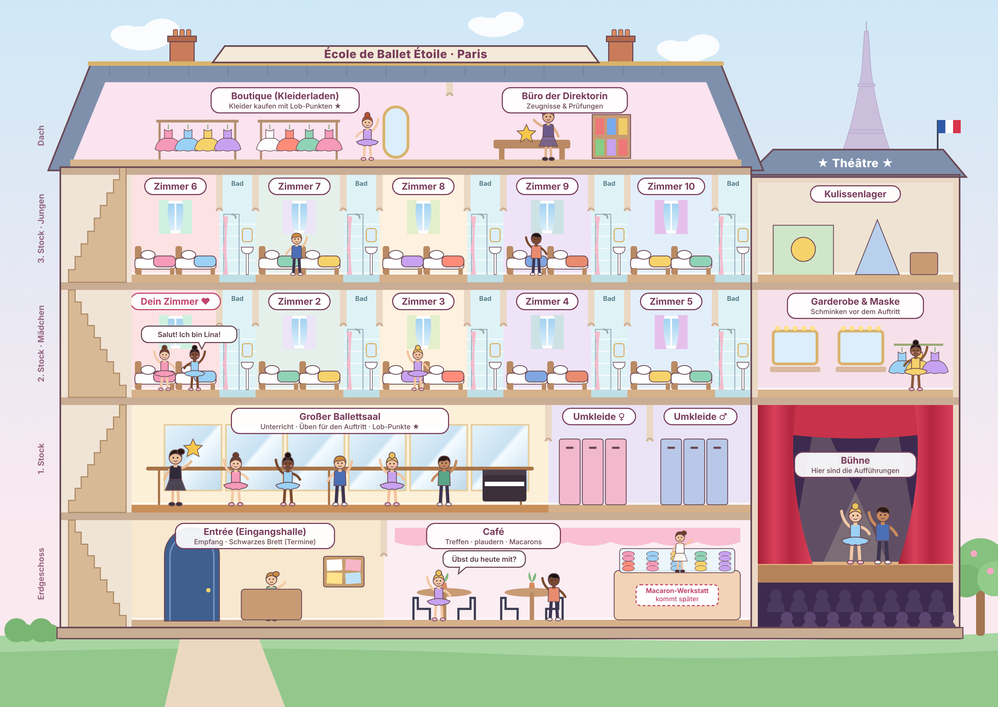
#> input picture schule_aufbau.png, 998 x 707 px, shrunk from 3640 x 2580 before the run
$ python zeichnung_freistellen.py ../schule_aufbau.png ../vergleich.png
#> lines starting #> are read from the running program, lines starting #| are printed output that depends on the picture; after the words box and inside, x2 and y2 are one past the last pixel; in counts of white or black regions, pixels touching at a corner belong together
"""Stellt eine fotografierte Buntstift-Zeichnung frei und verschönert sie.

- gleicht ungleichmäßige Beleuchtung / Papierfarbe aus
- entfernt den Papierhintergrund (transparentes PNG)
- verstärkt die Farben und glättet die Buntstift-Lücken leicht

Aufruf: python3 zeichnung_freistellen.py eingabe.jpg ausgabe.png [--crop l,o,r,u] [--schwelle 190,55]
"""
import sys
import numpy as np
from PIL import Image, ImageFilter, ImageOps, ImageEnhance


def background_estimate(rgb, scale=8):
    """Papierfarbe schätzen: Bild verkleinern, Striche wegfiltern (Max), weichzeichnen."""
    h, w = rgb.shape[:2]
    small = Image.fromarray(rgb).resize((w // scale, h // scale), Image.BILINEAR)
    for _ in range(3):
        small = small.filter(ImageFilter.MaxFilter(9))
    small = small.filter(ImageFilter.GaussianBlur(12))
    return np.asarray(small.resize((w, h), Image.BILINEAR)).astype(np.float32)


def fill_holes(mask):
    """Löcher in der Maske schließen (Flood-Fill vom Rand aus)."""
    m = Image.fromarray((mask * 255).astype(np.uint8))
    padded = ImageOps.expand(m, border=2, fill=0)
    from PIL import ImageDraw
    ImageDraw.floodfill(padded, (0, 0), 128)
    arr = np.asarray(padded)[2:-2, 2:-2]
    return arr != 128


def largest_component(mask, scale=4):
    """Größte zusammenhängende Fläche finden (auf verkleinerter Maske, BFS)."""
    from collections import deque
    h, w = mask.shape
    small = np.asarray(Image.fromarray((mask * 255).astype(np.uint8))
                       .resize((w // scale, h // scale), Image.NEAREST)) > 127
    sh, sw = small.shape
    labels = np.zeros((sh, sw), np.int32)
    best, best_size, cur = 0, 0, 0
    for y in range(sh):
        for x in range(sw):
            if small[y, x] and not labels[y, x]:
                cur += 1
                q = deque([(y, x)]); labels[y, x] = cur; size = 0
                while q:
                    cy, cx = q.popleft(); size += 1
                    for ny, nx in ((cy+1,cx),(cy-1,cx),(cy,cx+1),(cy,cx-1)):
                        if 0 <= ny < sh and 0 <= nx < sw and small[ny, nx] and not labels[ny, nx]:
                            labels[ny, nx] = cur; q.append((ny, nx))
                if size > best_size:
                    best, best_size = cur, size
    keep = Image.fromarray(((labels == best) * 255).astype(np.uint8)).resize((w, h), Image.NEAREST)
    keep = keep.filter(ImageFilter.MaxFilter(9))
    return mask & (np.asarray(keep) > 127)


def clip_to_outline(norm, mask, close=8, s=4):
    """Bereich innerhalb der Bleistift-Umrisslinie bestimmen und die Maske darauf begrenzen.
    Rechnet auf verkleinertem Bild; close = Lückenbreite (in kleinen Pixeln), die überbrückt wird."""
    lum = norm.mean(axis=2)
    sat = norm.max(axis=2) - norm.min(axis=2)
    line = (lum < 170) & (sat < 40) & mask
    h, w = mask.shape
    m = Image.fromarray((line * 255).astype(np.uint8)).resize((w // s, h // s), Image.BILINEAR)
    m = m.point(lambda v: 255 if v > 40 else 0)
    k = 2 * close + 1
    m = m.filter(ImageFilter.MaxFilter(k))                # Lücken in der Linie schließen
    core = Image.fromarray((mask * 255).astype(np.uint8)).resize((w // s, h // s), Image.BILINEAR)
    core = core.filter(ImageFilter.MinFilter(21))          # Innenbereich der Form
    inside = fill_holes((np.asarray(m) > 127) | (np.asarray(core) > 127))
    m = Image.fromarray((inside * 255).astype(np.uint8)).filter(ImageFilter.MinFilter(k))
    band = m.filter(ImageFilter.MaxFilter(5))              # schmaler Streifen um den Innenbereich
    tight = np.asarray(m.resize((w, h), Image.BILINEAR).filter(ImageFilter.GaussianBlur(4))) > 127
    band = np.asarray(band.resize((w, h), Image.BILINEAR)) > 127
    # Bleistiftlinie im Randstreifen behalten, blasse übermalte Farbe wegschneiden
    soft_line = (lum < 185) & (sat < 50)
    soft_line = np.asarray(Image.fromarray((soft_line * 255).astype(np.uint8))
                           .filter(ImageFilter.MaxFilter(3))) > 127
    # breite Flächen der Form behalten, auch wo der Umriss offen ist (nur dünne Fransen fallen weg)
    body = Image.fromarray((mask * 255).astype(np.uint8)).resize((w // s, h // s), Image.BILINEAR)
    body = body.filter(ImageFilter.MinFilter(13)).filter(ImageFilter.MaxFilter(9))
    body = np.asarray(body.resize((w, h), Image.BILINEAR).filter(ImageFilter.GaussianBlur(4))) > 127
    inside = tight | body | (band & soft_line)
    if inside.sum() > 0.6 * mask.sum():
        return mask & inside
    print("  Hinweis: Umriss nicht geschlossen, Begrenzung übersprungen")
    return mask


def _box(a, r, axis):
    """Box-Weichzeichner (Breite 2r+1) entlang einer Achse, Ränder gespiegelt."""
    if r < 1:
        return a
    pad = [(0, 0), (0, 0)]; pad[axis] = (r + 1, r)
    c = np.cumsum(np.pad(a, pad, mode="reflect"), axis=axis, dtype=np.float64)
    n = a.shape[axis]
    hi = np.take(c, np.arange(2 * r + 1, 2 * r + 1 + n), axis=axis)
    lo = np.take(c, np.arange(0, n), axis=axis)
    return ((hi - lo) / (2 * r + 1)).astype(np.float32)


def _blur_small(a, radius, s=4):
    """Gauß-ähnliches Weichzeichnen in Fließkomma auf verkleinerter Kopie (schnell, ohne Streifen)."""
    h, w = a.shape
    hs, ws = h // s, w // s
    small = a[:hs * s, :ws * s].reshape(hs, s, ws, s).mean(axis=(1, 3)).astype(np.float32)
    sigma = radius / s
    r = int(round((np.sqrt(4 * sigma * sigma + 1) - 1) / 2))
    for _ in range(3):
        small = _box(_box(small, r, 0), r, 1)
    up = Image.fromarray(small, "F").resize((w, h), Image.BILINEAR)
    return np.asarray(up)


def _normconv(color, w, radius):
    num = np.stack([_blur_small(color[..., c] / 255 * w, radius) for c in range(3)], -1) * 255
    den = _blur_small(w, radius)
    return np.clip(num / np.maximum(den[..., None], 1e-4), 0, 255), den


def _kmeans(x, k, iters=20, seed=1):
    rng = np.random.default_rng(seed)
    c = x[rng.choice(len(x), k, replace=False)]
    for _ in range(iters):
        lab = ((x[:, None, :] - c[None]) ** 2).sum(-1).argmin(1)
        c = np.array([x[lab == i].mean(0) if (lab == i).any() else c[i] for i in range(k)])
    return c


def _hue(c):
    import colorsys
    return colorsys.rgb_to_hsv(*(np.asarray(c) / 255))[0] * 360


def fill_gaps(norm, mask, k=4):
    """Fläche ganz ausmalen.
    1. Buntstiftfarben in Gruppen einteilen (gleicher Farbton = eine Gruppe).
    2. Jede Stelle gehört zu der Gruppe, die in der Umgebung am häufigsten ist -> klare Flächen.
    3. Innerhalb der Gruppe wird die Farbe der kräftigen Striche in der Nähe genommen
       (so bleiben z.B. braune Sofabeine braun). Bleistiftlinien bleiben erhalten."""
    lum = norm.mean(axis=2)
    sat = norm.max(axis=2) - norm.min(axis=2)
    line = np.clip((192 - lum) / 35, 0, 1) * np.clip((60 - sat) / 25, 0, 1) * mask
    dense = _blur_small((line > 0.5).astype(np.float32), 6, s=2)
    line = line * np.clip((dense - 0.12) / 0.15, 0, 1)
    painted = (sat > 30) & (lum < 238) & mask & (line < 0.3)

    px = norm[painted]
    sample = px[np.random.default_rng(0).choice(len(px), min(len(px), 20000), replace=False)]
    centers = _kmeans(sample, k)
    lab = ((norm[..., None, :] - centers[None, None]) ** 2).sum(-1).argmin(-1)
    hues = [_hue(c) for c in centers]
    for i in range(k):
        for j in range(i):
            d = abs(hues[i] - hues[j]); d = min(d, 360 - d)
            if d < 12:
                lab[lab == i] = j
    groups = [g for g in np.unique(lab[painted]) if (painted & (lab == g)).sum() > 200]

    strength = np.clip((sat - 30) / 50, 0, 1) ** 2
    votes, fills = [], []
    for g in groups:
        sel = painted & (lab == g)
        selw = sel.astype(np.float32)
        votes.append(_blur_small(selw, 18) + 0.3 * _blur_small(selw, 80))
        w = selw * strength
        cp = norm[sel]; ss = cp.max(1) - cp.min(1)
        base = np.median(cp[ss >= np.percentile(ss, 85)], axis=0)
        near, d1 = _normconv(norm, w, 15)
        far, d2 = _normconv(norm, w, 60)
        t1 = np.clip(d1 / 0.04, 0, 1)[..., None]
        t2 = np.clip(d2 / 0.01, 0, 1)[..., None]
        f = near * t1 + (far * t2 + base * (1 - t2)) * (1 - t1)
        fills.append(f * 0.6 + base * 0.4)   # gleichmäßiger, aber mit lokaler Farbe
    cls = np.stack(votes, -1).argmax(-1)
    fill = np.zeros_like(norm)
    for i in range(len(groups)):
        fill[cls == i] = fills[i][cls == i]

    fill = fill * 0.9 + np.minimum(norm, fill) * 0.1   # Hauch Buntstift-Struktur
    line_col = np.full(3, 95.0)
    out = fill * (1 - line[..., None]) + line_col * line[..., None]
    out = np.where(mask[..., None], out, norm)
    return np.clip(out, 0, 255)


LUM, SAT = 190, 55

def process(src, dst, crop=None):
#> called with src = '../schule_aufbau.png', dst = '../vergleich.png'
    im = Image.open(src).convert("RGB")
#> im is the input picture: PIL image 998x707 RGB; mean R, G, B 207.7, 201, 196.2
    if crop:
        im = im.crop(crop)
    rgb = np.asarray(im).astype(np.float32)

    bg = background_estimate(np.asarray(im))
#> the loop in background_estimate, `for _ in range(3):` made 3 passes
#> pass 1, in background_estimate, `small = small.filter(ImageFilter.MaxFilter(9))`:
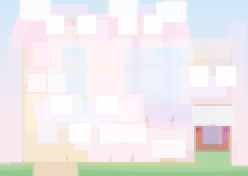
#> small: PIL image 124x88 RGB (shown 2 times larger); mean R, G, B 237.9, 234.6, 235.2
    # Beleuchtung ausgleichen: Papier -> weiß
    norm = np.clip(rgb / np.maximum(bg, 1) * 255.0, 0, 255)

    # Vordergrund: dunkler als Papier oder farbig
    lum = norm.mean(axis=2)
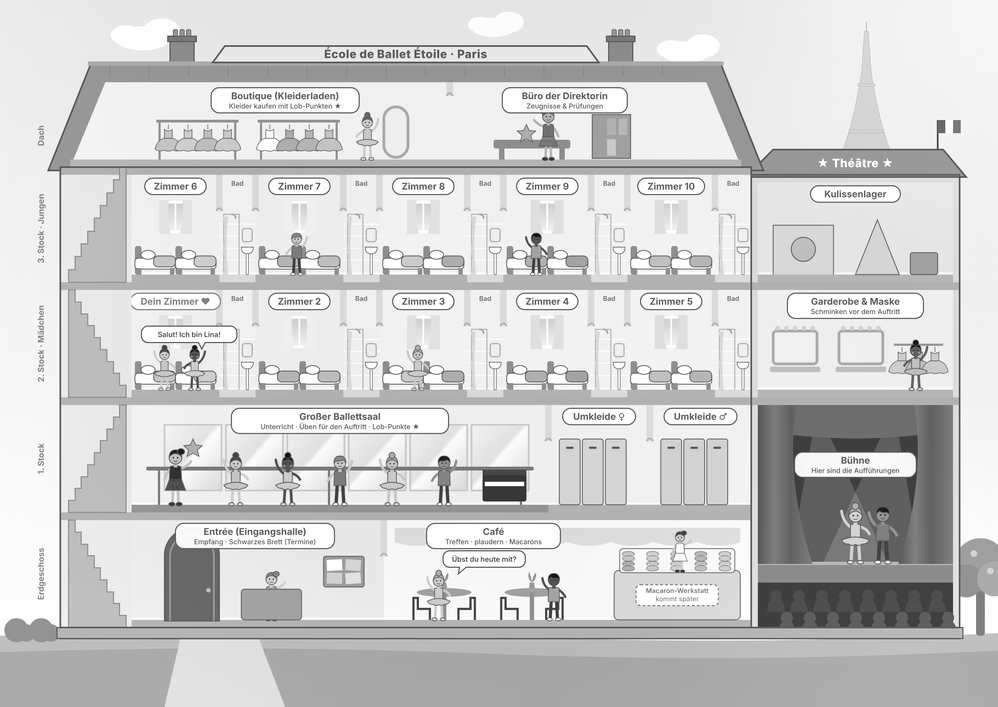
#> lum: shape (707, 998) float32; min 12.83, max 255, mean 206.2
    sat = norm.max(axis=2) - norm.min(axis=2)
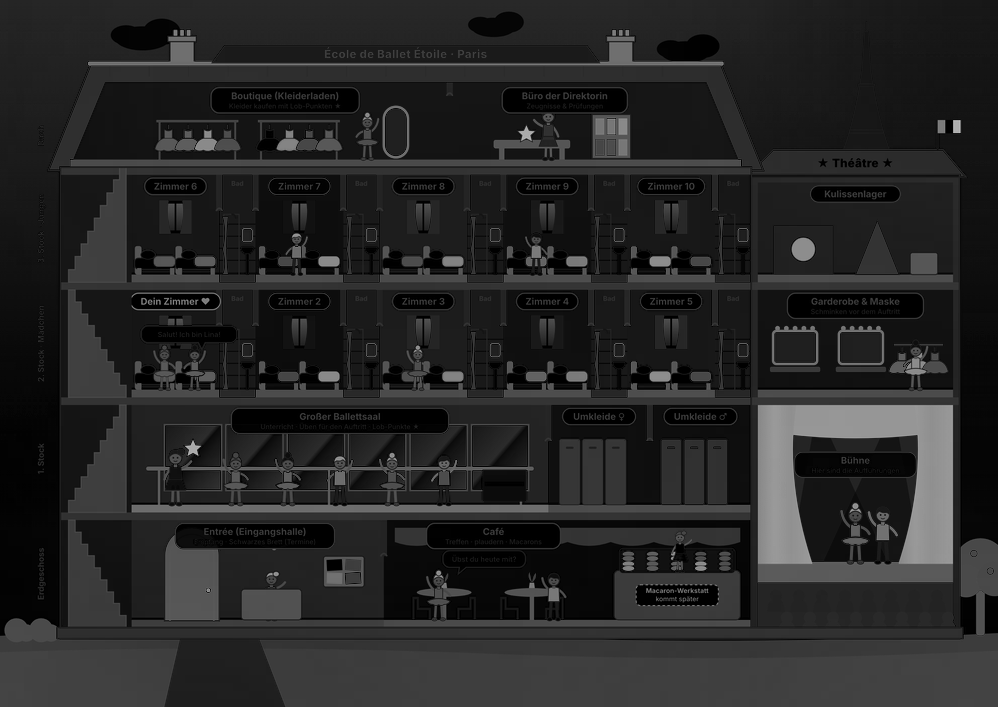
#> sat: shape (707, 998) float32; min 0, max 191, mean 38.5
    fg = (lum < LUM) | (sat > SAT)
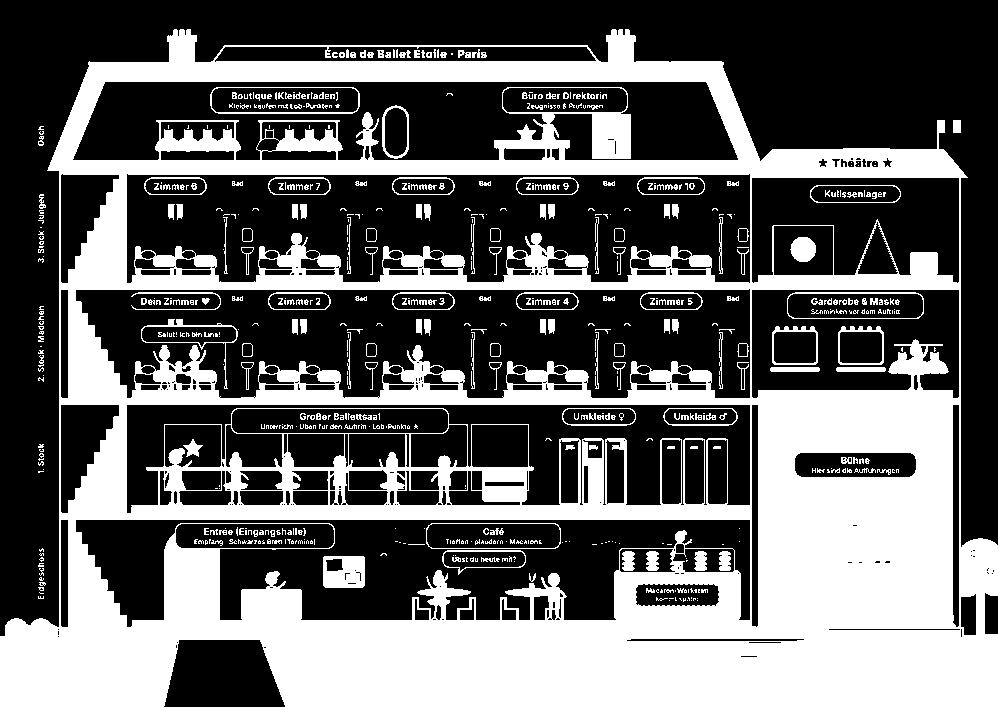
#> fg: shape (707, 998) bool; 38.5% white; 655 white regions (409 under 20 px), largest, box (x1, y1, x2, y2) and area: (0, 29, 998, 707) 250248, (323, 556, 365, 588) 1130, (790, 237, 816, 262) 511

    # Maske säubern: schließen, Löcher füllen, kleine Krümel entfernen
    m = Image.fromarray((fg * 255).astype(np.uint8))
    m = m.filter(ImageFilter.MaxFilter(15)).filter(ImageFilter.MinFilter(15))
#> m: PIL image 998x707 L; 51.3% white; 66 black regions, largest, box (x1, y1, x2, y2) and area: (0, 0, 998, 622) 122719, (300, 175, 750, 282) 28207, (422, 290, 750, 398) 20980
    m = m.filter(ImageFilter.MinFilter(5)).filter(ImageFilter.MaxFilter(5))
#> m: PIL image 998x707 L; 50.5% white; 24 black regions, largest, box (x1, y1, x2, y2) and area: (0, 0, 998, 622) 209678, (220, 520, 483, 620) 15314, (183, 290, 416, 397) 13601
    mask = fill_holes(np.asarray(m) > 127)
#> in fill_holes, `arr = np.asarray(padded)[2:-2, 2:-2]`:
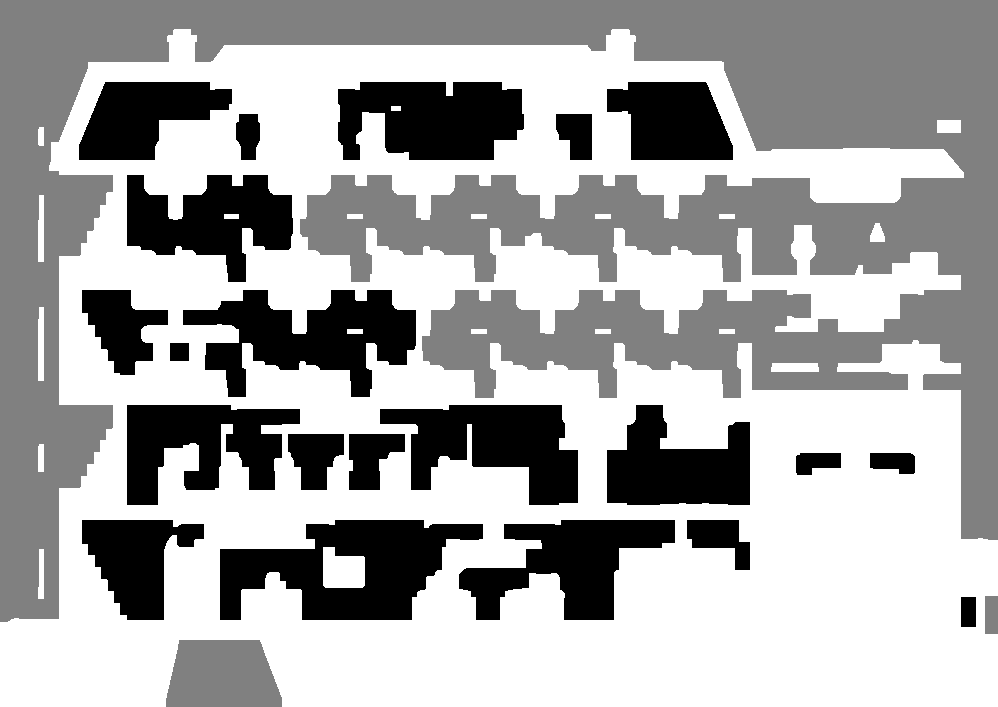
#> arr: shape (707, 998); min 0, max 255, mean 168.1

    # nur die größte zusammenhängende Form behalten (entfernt Papierreste/Schatten)
    mask = largest_component(mask)
#> after the loop in largest_component, `for y in range(sh):`:
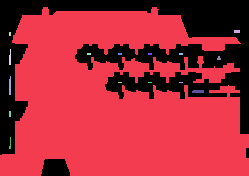
#> labels: shape (176, 249) int32; 17 distinct labels, from 0 to 16; one colour per label, 0 black

    # Fransen entfernen: dünne Ausläufer wegschneiden, Umriss glätten
    m = Image.fromarray((mask * 255).astype(np.uint8))
#> m: PIL image 998x707 L; 68.9% white; 3 black regions, box (x1, y1, x2, y2) and area: (0, 0, 998, 622) 212532, (166, 640, 282, 707) 6707, (985, 596, 998, 634) 494
    m = m.filter(ImageFilter.MinFilter(13)).filter(ImageFilter.MaxFilter(13))
#> m: PIL image 998x707 L; 68.3% white; 3 black regions, box (x1, y1, x2, y2) and area: (0, 0, 998, 622) 216266, (166, 640, 282, 707) 6707, (985, 596, 998, 634) 494
    m = m.filter(ImageFilter.GaussianBlur(6)).point(lambda v: 255 if v > 127 else 0)
#> m: PIL image 998x707 L; 68.3% white; 3 black regions, box (x1, y1, x2, y2) and area: (0, 0, 998, 622) 216883, (166, 640, 282, 707) 6649, (985, 596, 998, 634) 432
    mask = np.asarray(m) > 127
    alpha = m.filter(ImageFilter.GaussianBlur(1.5))

    # Farbe, die über den Bleistift-Umriss hinausgemalt wurde, abschneiden
    mask = clip_to_outline(norm, mask)
#> in clip_to_outline, `body = np.asarray(body.resize((w, h), Image.BILINEAR).filter(ImageFilt..`:
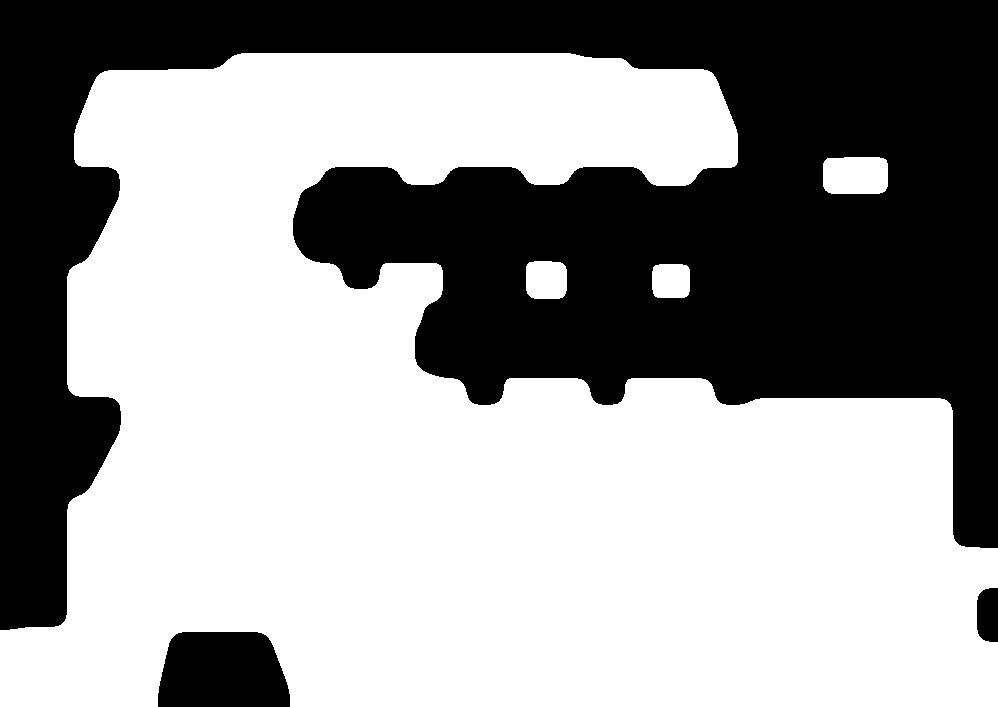
#> body: shape (707, 998) bool; 59.5% white; 3 black regions, box (x1, y1, x2, y2) and area: (0, 0, 998, 630) 276151, (158, 632, 290, 707) 8749, (977, 588, 998, 642) 1042
    m = Image.fromarray((mask * 255).astype(np.uint8))
    alpha = m.filter(ImageFilter.GaussianBlur(1.5))

    # Fläche ganz ausmalen: weiße Papierlücken mit der Farbe der Umgebung füllen
    norm = fill_gaps(norm, mask)
#> in _kmeans, `c = x[rng.choice(len(x), k, replace=False)]`: c = [[148.2, 207.1, 145.1], [186.2, 154.7, 127], [151.8, 215, 150], [171.4, 224.4, 169.3]]
#> in fill_gaps, `centers = _kmeans(sample, k)`: centers = [[159.8, 76.27, 93.29], [208.8, 175.8, 140.8], [151.6, 211.1, 154.3], [227.2, 221, 219]]
#> in fill_gaps, `hues = [_hue(c) for c in centers]`: hues = [347.8, 30.95, 122.7, 14.72]
#> in fill_gaps, `groups = [g for g in np.unique(lab[painted]) if (painted & (lab == g))..`: groups = [0, 1, 2, 3]
#> the loop in fill_gaps, `for g in groups:` made 4 passes
#> base on passes 1 to 4: [203.2, 52.04, 75.78], [203.8, 146, 98.15], [149.3, 216.9, 150], [239, 218.6, 207.4]
#> the loop in fill_gaps, `for i in range(len(groups)):` made 4 passes

    # Farben verschönern
    out = Image.fromarray(norm.astype(np.uint8))
    out = out.filter(ImageFilter.GaussianBlur(0.8))
    out = ImageEnhance.Color(out).enhance(1.3)
    out = ImageEnhance.Contrast(out).enhance(1.08)

    out.putalpha(alpha)
    bbox = alpha.point(lambda v: 255 if v > 20 else 0).getbbox()
    if bbox:
        pad = 10
        bbox = (max(bbox[0] - pad, 0), max(bbox[1] - pad, 0),
                min(bbox[2] + pad, out.width), min(bbox[3] + pad, out.height))
        out = out.crop(bbox)
    out.save(dst, optimize=True)
    print(dst, out.size)
#| ../vergleich.png (998, 689)


if __name__ == "__main__":
    crop = None
    if "--crop" in sys.argv:
        i = sys.argv.index("--crop")
        crop = tuple(int(v) for v in sys.argv[i + 1].split(","))
    if "--schwelle" in sys.argv:  # z.B. --schwelle 200,40 (Helligkeit, Farbigkeit)
        i = sys.argv.index("--schwelle")
        LUM, SAT = (int(v) for v in sys.argv[i + 1].split(","))
    process(sys.argv[1], sys.argv[2], crop)
